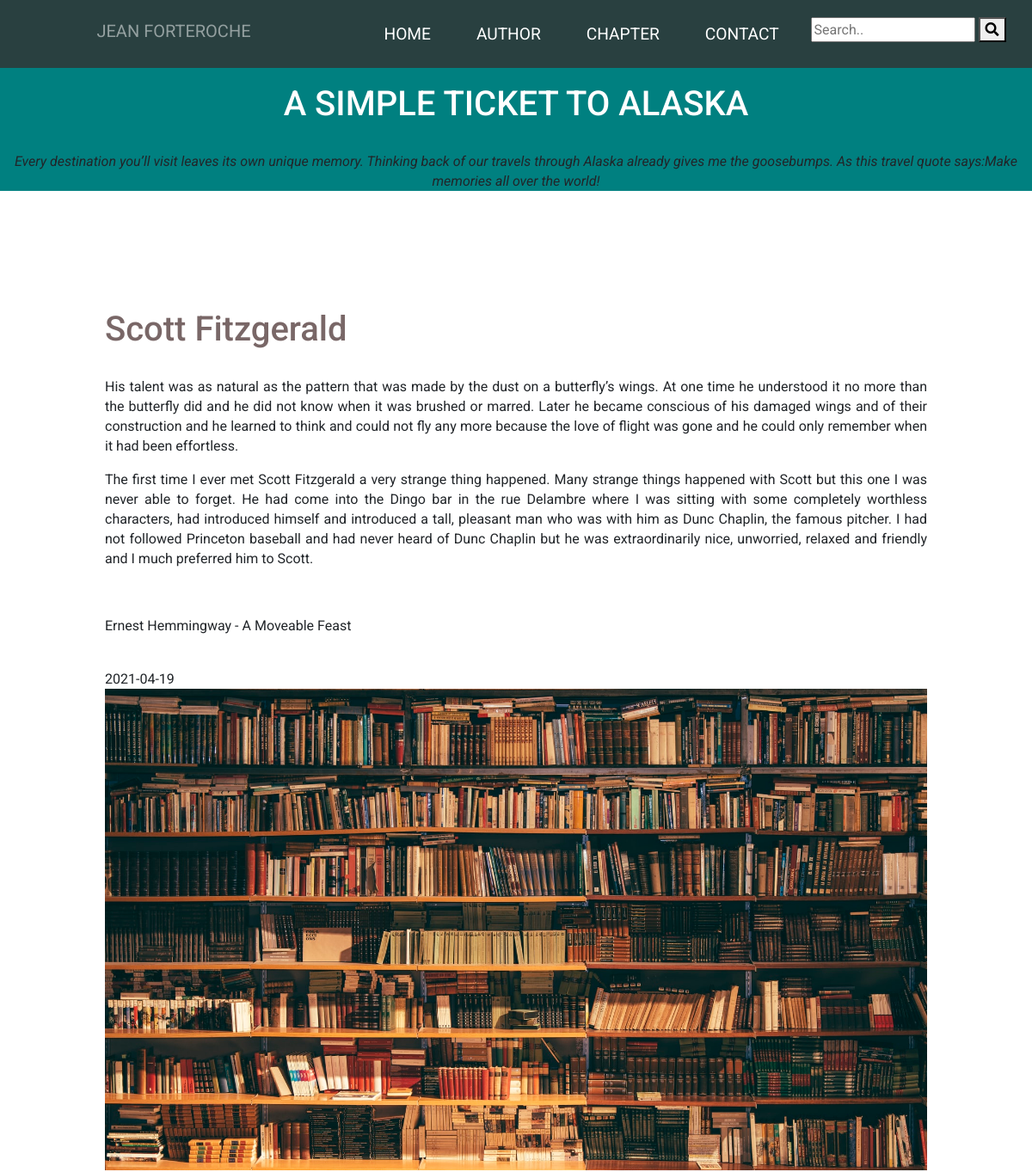
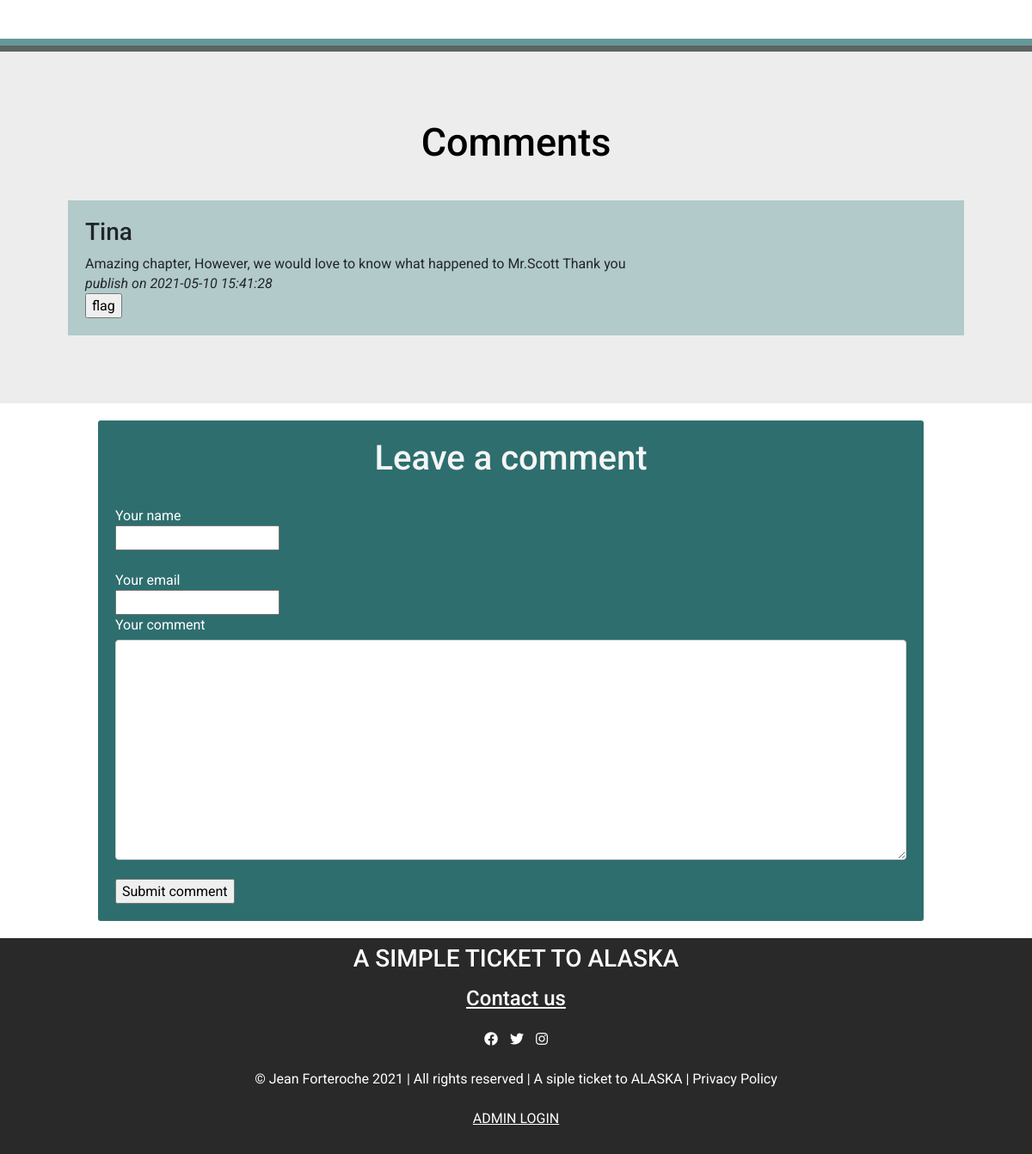
/index.php?action=chapter&id=26, run on the app's committed database (2 pictures, top to bottom).
### tables this page shows
CREATE TABLE `chapter` (
  `id` int(11) NOT NULL,
  `title` text NOT NULL,
  `body` text NOT NULL,
  `published_date` date NOT NULL,
  `number` int(11) NOT NULL,
  `image` text,
  `draft` tinyint(1) NOT NULL DEFAULT '1'
);

CREATE TABLE `comment` (
  `id` int(11) NOT NULL,
  `parent_id` int(11) DEFAULT NULL,
  `chapter_id` int(11) NOT NULL,
  `comment` text NOT NULL,
  `comment_date` datetime NOT NULL,
  `author` text NOT NULL,
  `to_validate` tinyint(1) NOT NULL DEFAULT '1',
  `flag` tinyint(1) NOT NULL DEFAULT '0',
  `validated` tinyint(1) NOT NULL DEFAULT '1',
  `email` text NOT NULL
);

### controllers/frontend/controller.php (called while the page is built, shortened)
<?php
require('models/frontend/ChapterManager.php');
require('models/frontend/contactManager.php');
require('models/frontend/commentManager.php');
function chapter($id)
{
    $chapterManager = new ChapterManagerFrontend();
    $chapter = $chapterManager->getChapter($id);
    $commentManagerFrontend = new CommentManagerFrontend();
    $chapterComments = $commentManagerFrontend->getCommentsForChapter($id);
    require('views/frontend/chapter.php');
}
?>

### models/frontend/ChapterManager.php (called while the page is built, shortened)
<?php
class ChapterManagerFrontend
{
    public function getChapter($id)
    {
        global $db;
        $req = $db->prepare('
            SELECT *
            FROM chapter
            WHERE id = ?
            AND draft = 0
        ');
        $req->execute(array($id));
        $result = $req->fetch();
        return $result;
    }
}
?>

### models/frontend/commentManager.php (called while the page is built, shortened)
<?php
class commentManagerFrontend
{
    public function getCommentsForChapter($chapter_id) {
        global $db;
        $sql = $db->prepare('SELECT * FROM comment WHERE chapter_id = ?');
        $sql->execute(array($chapter_id));
        $comments = $sql->fetchall();
        return $comments;
    }
}
?>

### views/frontend/chapter.php (the view, shortened to what this page needs)
<div class="chapters_content">
    <h1>A SIMPLE TICKET TO ALASKA</h1>
    <br>
    <p><i>Every destination you’ll visit leaves its own unique memory.
            Thinking back of our travels through Alaska already gives me the goosebumps.
            As this travel quote says:Make memories all over the world!
        </i>
    </p>
</div>
<div class="content">
    <h1><?php echo $chapter['title'] ?></h1><br>
    <?php echo $chapter['body'] ?><br>
    <?php echo $chapter['published_date'] ?><br>
    <img src="/public/images/<?php echo $chapter['image'] ?>" /><br>
</div>
<section id="commentListContent">
    <h2> Comments </h2>
    <?php require 'views/frontend/commentList.php'; ?>
</section>
<div class="commentSection">
    <?php require 'views/frontend/comment.php'; ?>
</div>
<?php require 'views/frontend/template.php'; ?>

### views/frontend/commentList.php (shortened to what this page needs)
<?php foreach ($chapterComments as $comment) { ?>
    <div class="comment_content">
        <h3><?php echo $comment['author'] ?></h3>
        <?php echo $comment['comment'] ?><br>
        <i> publish on
            <?php echo $comment['comment_date'] ?></i>
        <br>
        <form action="index.php?action=flagComment" method="post" class="flagform">
            <input type="submit" value="flag" />
        </form>
    </div>
<?php } ?>

### public/style/index.css (style rules this page uses)
body, html, .bloc_page { height: 100%; }
body { font-family: 'Roboto', condensed; margin: 0px; line-height: 23px; }
img { width: 100%; height: auto; }
h1, .chapters_content h3 a { color: white; }
.content h1, h2 { color: #796767; }
.container_post h2, .chapters_content, #slogan, .commentSection h2, .chapters_content_head, .container_contact h3, .chapters_content_head, .chapterlist a, .read_more, #dashboard h1, #dashboardHome h1, footer, footer a, .socialmedia, #adminlogin, #adminlogin form, #commentListContent h2, #commentbox form h1, #success, .dashboardnewChapter, #dashboardHome h1, .success-flag-comment { text-align: center; }
.chapters_content { background-color: teal; margin-bottom: 37px; margin-top: 35px; padding-top: 62px }
.content { padding: 30px; }
#commentListContent { margin-top: 17px; background-color: #b7b7b740; align-items: center; padding: 24px; border-top: 4mm ridge rgba(16, 99, 99, 0.61); }
@media screen and (min-width: 1200px) { .content { padding-right: 122px; padding-top: 100px; padding-left: 122px; } }
@media screen and (min-width: 1200px) { #commentListContent { margin-top: 17px; background-color: #b7b7b740; align-items: center; padding: 79px; border-top: 4mm ridge rgba(16, 99, 99, 0.61); } }
@media screen and (min-width: 1200px) { #commentListContent .comment_content { padding: 20px; background-color: rgb(178, 202, 202); margin-top: 10px; } }
@media screen and (min-width: 1200px) { #commentListContent h2 { font-size: 45px; } }
@media screen and (min-width: 1200px) { #dashboard h1, h2, .chapters_content h3 a { color: black; padding-bottom: 30px; } }

### data on the page
chapter: title "Scott Fitzgerald", body "His talent was as natural as the pattern that was made by the dust on a butterfly’s wings. At one time he understood it no more than the butterfly did and he did not know when it was brushed or marred. Later he became conscious of his damaged wings and of their construction and he learned to think and could not fly any more because the love of flight was gone and he could only remember when it had been effortless. The first time I ever met Scott Fitzgerald a very strange thing happened. Many strange things happened with Scott but this one I was never able to forget. He had come into the Dingo bar in the rue Delambre where I was sitting with some completely worthless characters, had…", published_date "2021-04-19", image (picture)
comment: author "Tina", comment "Amazing chapter, However, we would love to know what happened to Mr.Scott Thank you", comment_date "2021-05-10 15:41:28"
